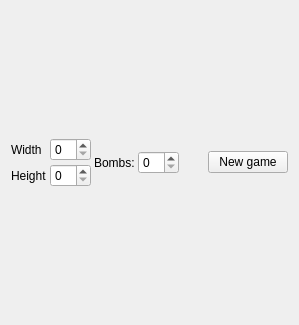
<?xml version="1.0" encoding="UTF-8"?>
<ui version="4.0">
 <class>MineSweeper</class>
 <widget class="QWidget" name="MineSweeper">
  <property name="geometry">
   <rect>
    <x>0</x>
    <y>0</y>
    <width>299</width>
    <height>325</height>
   </rect>
  </property>
  <property name="windowTitle">
   <string>Minesweeper</string>
  </property>
  <layout class="QVBoxLayout" name="verticalLayout" stretch="0,1">
   <item>
    <layout class="QHBoxLayout" name="infoLayout" stretch="0,0,0,0,0,0,0">
     <property name="spacing">
      <number>3</number>
     </property>
     <property name="sizeConstraint">
      <enum>QLayout::SetDefaultConstraint</enum>
     </property>
     <property name="leftMargin">
      <number>0</number>
     </property>
     <property name="rightMargin">
      <number>0</number>
     </property>
     <item>
      <layout class="QFormLayout" name="formLayout">
       <item row="0" column="0">
        <widget class="QLabel" name="widthLabel">
         <property name="text">
          <string>Width</string>
         </property>
        </widget>
       </item>
       <item row="0" column="1">
        <widget class="QSpinBox" name="widthCounter"/>
       </item>
       <item row="1" column="0">
        <widget class="QLabel" name="heightLabel">
         <property name="text">
          <string>Height</string>
         </property>
        </widget>
       </item>
       <item row="1" column="1">
        <widget class="QSpinBox" name="heightCounter"/>
       </item>
      </layout>
     </item>
     <item>
      <widget class="QLabel" name="bombLabel">
       <property name="sizePolicy">
        <sizepolicy hsizetype="Fixed" vsizetype="Preferred">
         <horstretch>0</horstretch>
         <verstretch>0</verstretch>
        </sizepolicy>
       </property>
       <property name="text">
        <string>Bombs:</string>
       </property>
      </widget>
     </item>
     <item>
      <widget class="QSpinBox" name="bombCounter"/>
     </item>
     <item>
      <spacer name="horizontalSpacer">
       <property name="orientation">
        <enum>Qt::Horizontal</enum>
       </property>
       <property name="sizeHint" stdset="0">
        <size>
         <width>40</width>
         <height>20</height>
        </size>
       </property>
      </spacer>
     </item>
     <item>
      <widget class="QLabel" name="statusLabel">
       <property name="text">
        <string/>
       </property>
      </widget>
     </item>
     <item>
      <spacer name="horizontalSpacer_2">
       <property name="orientation">
        <enum>Qt::Horizontal</enum>
       </property>
       <property name="sizeHint" stdset="0">
        <size>
         <width>40</width>
         <height>20</height>
        </size>
       </property>
      </spacer>
     </item>
     <item>
      <widget class="QPushButton" name="newGameButton">
       <property name="sizePolicy">
        <sizepolicy hsizetype="Minimum" vsizetype="Fixed">
         <horstretch>0</horstretch>
         <verstretch>0</verstretch>
        </sizepolicy>
       </property>
       <property name="text">
        <string>New game</string>
       </property>
      </widget>
     </item>
    </layout>
   </item>
   <item>
    <layout class="QGridLayout" name="gameField" columnstretch="0">
     <property name="sizeConstraint">
      <enum>QLayout::SetDefaultConstraint</enum>
     </property>
     <property name="spacing">
      <number>0</number>
     </property>
    </layout>
   </item>
  </layout>
 </widget>
 <resources/>
 <connections/>
</ui>
